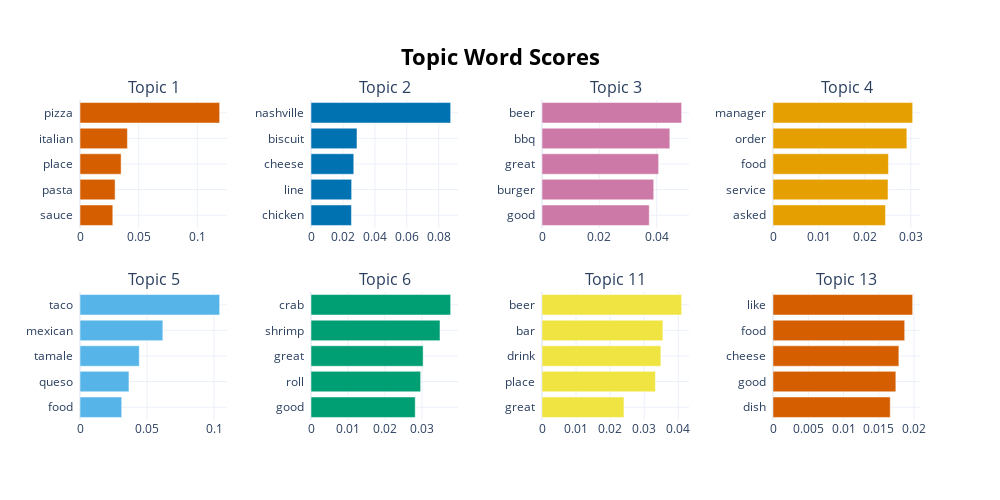

Notebook code for this chart:
### Code cell
topic_model.visualize_barchart(n_words=5)

### Figure 1 — Plotly figure (JSON) as saved in the notebook; plotly's stock layout.template omitted (floating-point values rounded to 4 significant figures)
{"data": [{"marker": {"color": "#D55E00"}, "orientation": "h", "type": "bar", "x": [0.02795, 0.0299, 0.03503, 0.04041, 0.119], "xaxis": "x", "y": ["sauce  ", "pasta  ", "place  ", "italian  ", "pizza  "], "yaxis": "y"}, {"marker": {"color": "#0072B2"}, "orientation": "h", "type": "bar", "x": [0.02532, 0.02545, 0.02678, 0.0288, 0.08745], "xaxis": "x2", "y": ["chicken  ", "line  ", "cheese  ", "biscuit  ", "nashville  "], "yaxis": "y2"}, {"marker": {"color": "#CC79A7"}, "orientation": "h", "type": "bar", "x": [0.0374, 0.03895, 0.04067, 0.04457, 0.04869], "xaxis": "x3", "y": ["good  ", "burger  ", "great  ", "bbq  ", "beer  "], "yaxis": "y3"}, {"marker": {"color": "#E69F00"}, "orientation": "h", "type": "bar", "x": [0.02449, 0.02503, 0.02513, 0.02914, 0.0304], "xaxis": "x4", "y": ["asked  ", "service  ", "food  ", "order  ", "manager  "], "yaxis": "y4"}, {"marker": {"color": "#56B4E9"}, "orientation": "h", "type": "bar", "x": [0.03113, 0.03651, 0.04422, 0.06181, 0.1042], "xaxis": "x5", "y": ["food  ", "queso  ", "tamale  ", "mexican  ", "taco  "], "yaxis": "y5"}, {"marker": {"color": "#009E73"}, "orientation": "h", "type": "bar", "x": [0.02819, 0.02966, 0.03034, 0.03489, 0.03778], "xaxis": "x6", "y": ["good  ", "roll  ", "great  ", "shrimp  ", "crab  "], "yaxis": "y6"}, {"marker": {"color": "#F0E442"}, "orientation": "h", "type": "bar", "x": [0.02405, 0.03327, 0.03488, 0.03548, 0.04098], "xaxis": "x7", "y": ["great  ", "place  ", "drink  ", "bar  ", "beer  "], "yaxis": "y7"}, {"marker": {"color": "#D55E00"}, "orientation": "h", "type": "bar", "x": [0.01663, 0.01742, 0.01785, 0.01868, 0.01981], "xaxis": "x8", "y": ["dish  ", "good  ", "cheese  ", "food  ", "like  "], "yaxis": "y8"}], "layout": {"annotations": [{"font": {"size": 16}, "showarrow": false, "text": "Topic 1", "x": 0.0875, "xanchor": "center", "xref": "paper", "y": 1, "yanchor": "bottom", "yref": "paper"}, {"font": {"size": 16}, "showarrow": false, "text": "Topic 2", "x": 0.3625, "xanchor": "center", "xref": "paper", "y": 1, "yanchor": "bottom", "yref": "paper"}, {"font": {"size": 16}, "showarrow": false, "text": "Topic 3", "x": 0.6375, "xanchor": "center", "xref": "paper", "y": 1, "yanchor": "bottom", "yref": "paper"}, {"font": {"size": 16}, "showarrow": false, "text": "Topic 4", "x": 0.9125, "xanchor": "center", "xref": "paper", "y": 1, "yanchor": "bottom", "yref": "paper"}, {"font": {"size": 16}, "showarrow": false, "text": "Topic 5", "x": 0.0875, "xanchor": "center", "xref": "paper", "y": 0.4, "yanchor": "bottom", "yref": "paper"}, {"font": {"size": 16}, "showarrow": false, "text": "Topic 6", "x": 0.3625, "xanchor": "center", "xref": "paper", "y": 0.4, "yanchor": "bottom", "yref": "paper"}, {"font": {"size": 16}, "showarrow": false, "text": "Topic 11", "x": 0.6375, "xanchor": "center", "xref": "paper", "y": 0.4, "yanchor": "bottom", "yref": "paper"}, {"font": {"size": 16}, "showarrow": false, "text": "Topic 13", "x": 0.9125, "xanchor": "center", "xref": "paper", "y": 0.4, "yanchor": "bottom", "yref": "paper"}], "height": 500, "hoverlabel": {"bgcolor": "white", "font": {"family": "Rockwell", "size": 16}}, "showlegend": false, "title": {"font": {"color": "Black", "size": 22}, "text": "<b>Topic Word Scores", "x": 0.5, "xanchor": "center", "yanchor": "top"}, "width": 1000, "xaxis": {"anchor": "y", "domain": [0, 0.175], "showgrid": true}, "xaxis2": {"anchor": "y2", "domain": [0.275, 0.45], "showgrid": true}, "xaxis3": {"anchor": "y3", "domain": [0.55, 0.725], "showgrid": true}, "xaxis4": {"anchor": "y4", "domain": [0.825, 1], "showgrid": true}, "xaxis5": {"anchor": "y5", "domain": [0, 0.175], "showgrid": true}, "xaxis6": {"anchor": "y6", "domain": [0.275, 0.45], "showgrid": true}, "xaxis7": {"anchor": "y7", "domain": [0.55, 0.725], "showgrid": true}, "xaxis8": {"anchor": "y8", "domain": [0.825, 1], "showgrid": true}, "yaxis": {"anchor": "x", "domain": [0.6, 1], "showgrid": true}, "yaxis2": {"anchor": "x2", "domain": [0.6, 1], "showgrid": true}, "yaxis3": {"anchor": "x3", "domain": [0.6, 1], "showgrid": true}, "yaxis4": {"anchor": "x4", "domain": [0.6, 1], "showgrid": true}, "yaxis5": {"anchor": "x5", "domain": [0, 0.4], "showgrid": true}, "yaxis6": {"anchor": "x6", "domain": [0, 0.4], "showgrid": true}, "yaxis7": {"anchor": "x7", "domain": [0, 0.4], "showgrid": true}, "yaxis8": {"anchor": "x8", "domain": [0, 0.4], "showgrid": true}}}
